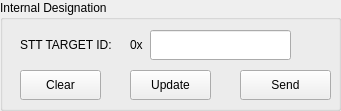
       <widget class="QGroupBox" name="groupBox">
        <property name="geometry">
         <rect>
          <x>750</x>
          <y>470</y>
          <width>341</width>
          <height>111</height>
         </rect>
        </property>
        <property name="font">
         <font>
          <pointsize>9</pointsize>
         </font>
        </property>
        <property name="title">
         <string>Internal Designation</string>
        </property>
        <widget class="QLabel" name="lblIntDesSttTargetId">
         <property name="geometry">
          <rect>
           <x>20</x>
           <y>30</y>
           <width>111</width>
           <height>30</height>
          </rect>
         </property>
         <property name="font">
          <font>
           <pointsize>9</pointsize>
          </font>
         </property>
         <property name="text">
          <string>STT TARGET ID:</string>
         </property>
        </widget>
        <widget class="QLineEdit" name="leIntDesSttTargetId">
         <property name="geometry">
          <rect>
           <x>150</x>
           <y>30</y>
           <width>141</width>
           <height>30</height>
          </rect>
         </property>
         <property name="font">
          <font>
           <pointsize>9</pointsize>
          </font>
         </property>
         <property name="inputMask">
          <string>HHHHHHHH</string>
         </property>
        </widget>
        <widget class="QPushButton" name="pbUpdateInternalDesignation">
         <property name="geometry">
          <rect>
           <x>130</x>
           <y>70</y>
           <width>81</width>
           <height>30</height>
          </rect>
         </property>
         <property name="font">
          <font>
           <pointsize>9</pointsize>
          </font>
         </property>
         <property name="text">
          <string>Update</string>
         </property>
        </widget>
        <widget class="QLabel" name="label_33">
         <property name="geometry">
          <rect>
           <x>130</x>
           <y>30</y>
           <width>31</width>
           <height>30</height>
          </rect>
         </property>
         <property name="font">
          <font>
           <pointsize>9</pointsize>
          </font>
         </property>
         <property name="text">
          <string>0x</string>
         </property>
        </widget>
        <widget class="QPushButton" name="pbSendInternalDesignation">
         <property name="geometry">
          <rect>
           <x>240</x>
           <y>70</y>
           <width>91</width>
           <height>30</height>
          </rect>
         </property>
         <property name="font">
          <font>
           <pointsize>9</pointsize>
          </font>
         </property>
         <property name="text">
          <string>Send</string>
         </property>
        </widget>
        <widget class="QPushButton" name="pbClearInternalDesignation">
         <property name="geometry">
          <rect>
           <x>20</x>
           <y>70</y>
           <width>81</width>
           <height>30</height>
          </rect>
         </property>
         <property name="font">
          <font>
           <pointsize>9</pointsize>
          </font>
         </property>
         <property name="text">
          <string>Clear</string>
         </property>
        </widget>
       </widget>
